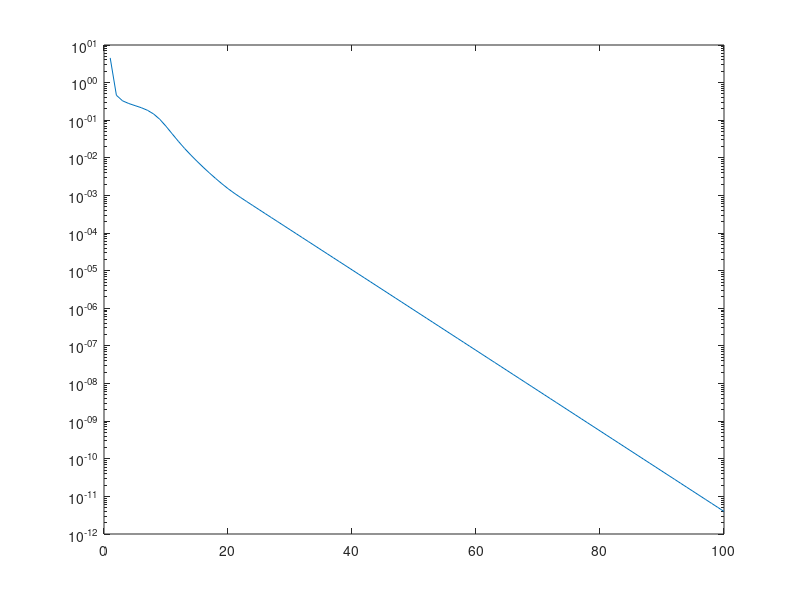

Recreate this plot in MATLAB. (Note: this script raises an error after producing the figure.)
clear

% dane oryginalne
I = 100; T = 1000; J = 10;
Aw = max(0,randn(I,J));
Xw = max(0,randn(J,T));

Y = Aw*Xw;

% algorytm optymalizacji naprzemiennej (als)

% inicjalizacja
A = rand(size(Y,1),J);
X = rand(J,size(Y,2));

MaxIter = 100;

for k = 1:MaxIter
    
    A = max(0,Y*X'*inv(X*X'));
    A = A*diag(1./sum(A,1));
    
    X = max(0,inv(A'*A)*A'*Y);
    res(k) = norm(Y - A*X,'fro')/norm(Y,'fro');
    
end

figure
semilogy(res)

% to samo ale z wykorzystaniem wbudowanej funkcji

rng(1) % for reproducibility
[W,H] = nnmf(Y,10);
D = norm(Y-W*H,'fro')/sqrt(I*T); % blad residualny (resztowy)


SIR = CalcSIR(Aw,A);

% ---- to co pisal na konsoli ----

Aws = Aw*diag(1./sum(Aw,1));
grid on
eps
Aws(1:5,:)

